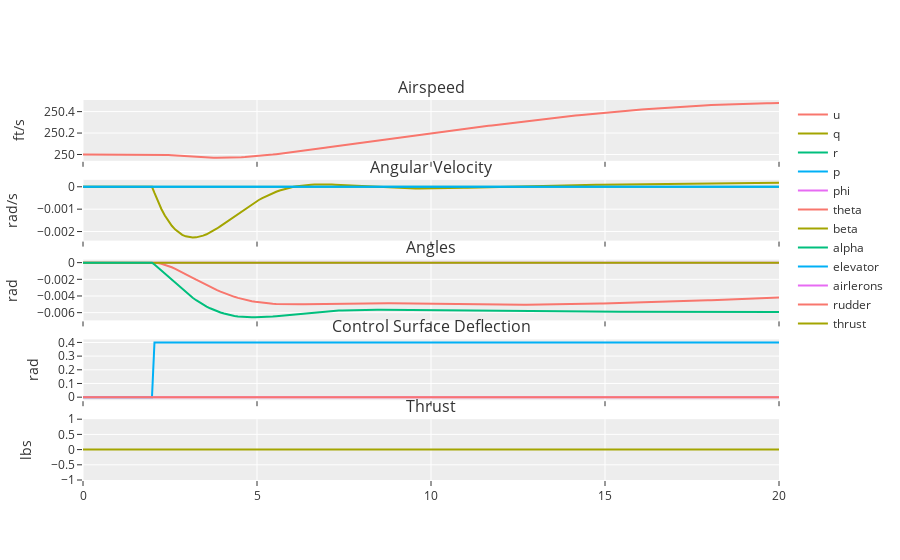

Notebook source saved alongside this figure:
### Markdown cell above
### Elevator

### Code cell
u = np.array([[0, 0, 0, 0]] * 10 + [[0.4, 0, 0, 0]] * 90)
res = p.simulate_uncontrolled(np.linspace(0, 20, 100), u)
p.plot(res.t, res.y, [[p.step_function(_t)[i] for _t in res.t] for i in range(4)], flat=True)

### Figure 1 — Plotly figure (JSON) as saved in the notebook; plotly's stock layout.template omitted (floating-point values rounded to 4 significant figures; data arrays with more than 128 entries replaced by an {"elided": "..."} marker saying what was removed)
{"data": [{"name": "u", "type": "scatter", "x": {"elided": "207 float values"}, "xaxis": "x", "y": {"elided": "207 float values"}, "yaxis": "y"}, {"name": "q", "type": "scatter", "x": {"elided": "207 float values"}, "xaxis": "x2", "y": {"elided": "207 float values"}, "yaxis": "y2"}, {"name": "r", "type": "scatter", "x": {"elided": "207 float values"}, "xaxis": "x2", "y": {"elided": "207 int values"}, "yaxis": "y2"}, {"name": "p", "type": "scatter", "x": {"elided": "207 float values"}, "xaxis": "x2", "y": {"elided": "207 int values"}, "yaxis": "y2"}, {"name": "phi", "type": "scatter", "x": {"elided": "207 float values"}, "xaxis": "x3", "y": {"elided": "207 int values"}, "yaxis": "y3"}, {"name": "theta", "type": "scatter", "x": {"elided": "207 float values"}, "xaxis": "x3", "y": {"elided": "207 float values"}, "yaxis": "y3"}, {"name": "beta", "type": "scatter", "x": {"elided": "207 float values"}, "xaxis": "x3", "y": {"elided": "207 int values"}, "yaxis": "y3"}, {"name": "alpha", "type": "scatter", "x": {"elided": "207 float values"}, "xaxis": "x3", "y": {"elided": "207 float values"}, "yaxis": "y3"}, {"name": "elevator", "type": "scatter", "x": {"elided": "207 float values"}, "xaxis": "x4", "y": {"elided": "207 float values"}, "yaxis": "y4"}, {"name": "airlerons", "type": "scatter", "x": {"elided": "207 float values"}, "xaxis": "x4", "y": {"elided": "207 int values"}, "yaxis": "y4"}, {"name": "rudder", "type": "scatter", "x": {"elided": "207 float values"}, "xaxis": "x4", "y": {"elided": "207 int values"}, "yaxis": "y4"}, {"name": "thrust", "type": "scatter", "x": {"elided": "207 float values"}, "xaxis": "x5", "y": {"elided": "207 int values"}, "yaxis": "y5"}], "layout": {"annotations": [{"font": {"size": 16}, "showarrow": false, "text": "Airspeed", "x": 0.5, "xanchor": "center", "xref": "paper", "y": 1, "yanchor": "bottom", "yref": "paper"}, {"font": {"size": 16}, "showarrow": false, "text": "Angular Velocity", "x": 0.5, "xanchor": "center", "xref": "paper", "y": 0.79, "yanchor": "bottom", "yref": "paper"}, {"font": {"size": 16}, "showarrow": false, "text": "Angles", "x": 0.5, "xanchor": "center", "xref": "paper", "y": 0.58, "yanchor": "bottom", "yref": "paper"}, {"font": {"size": 16}, "showarrow": false, "text": "Control Surface Deflection", "x": 0.5, "xanchor": "center", "xref": "paper", "y": 0.37, "yanchor": "bottom", "yref": "paper"}, {"font": {"size": 16}, "showarrow": false, "text": "Thrust", "x": 0.5, "xanchor": "center", "xref": "paper", "y": 0.16, "yanchor": "bottom", "yref": "paper"}], "autosize": true, "xaxis": {"anchor": "y", "autorange": true, "domain": [0, 1], "matches": "x5", "range": [0, 20], "showticklabels": false, "type": "linear"}, "xaxis2": {"anchor": "y2", "autorange": true, "domain": [0, 1], "matches": "x5", "range": [0, 20], "showticklabels": false, "type": "linear"}, "xaxis3": {"anchor": "y3", "autorange": true, "domain": [0, 1], "matches": "x5", "range": [0, 20], "showticklabels": false, "type": "linear"}, "xaxis4": {"anchor": "y4", "autorange": true, "domain": [0, 1], "matches": "x5", "range": [0, 20], "showticklabels": false, "type": "linear"}, "xaxis5": {"anchor": "y5", "autorange": true, "domain": [0, 1], "range": [0, 20], "type": "linear"}, "yaxis": {"anchor": "x", "autorange": true, "domain": [0.84, 1], "range": [249.9, 250.5], "title": {"text": "ft/s"}, "type": "linear"}, "yaxis2": {"anchor": "x2", "autorange": true, "domain": [0.63, 0.79], "range": [-0.002404, 0.0003111], "title": {"text": "rad/s"}, "type": "linear"}, "yaxis3": {"anchor": "x3", "autorange": true, "domain": [0.42, 0.58], "range": [-0.00693, 0.0003647], "title": {"text": "rad"}, "type": "linear"}, "yaxis4": {"anchor": "x4", "autorange": true, "domain": [0.21, 0.37], "range": [-0.02222, 0.4222], "title": {"text": "rad"}, "type": "linear"}, "yaxis5": {"anchor": "x5", "autorange": true, "domain": [0, 0.16], "range": [-1, 1], "title": {"text": "lbs"}, "type": "linear"}}}
